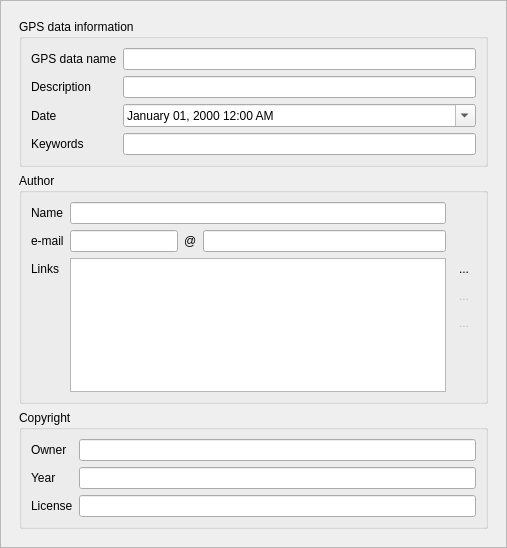
<?xml version="1.0" encoding="UTF-8"?>
<ui version="4.0">
 <class>DisplayInformationFrame</class>
 <widget class="QFrame" name="DisplayInformationFrame">
  <property name="geometry">
   <rect>
    <x>0</x>
    <y>0</y>
    <width>507</width>
    <height>548</height>
   </rect>
  </property>
  <property name="windowTitle">
   <string>Frame</string>
  </property>
  <layout class="QVBoxLayout" name="verticalLayout">
   <property name="spacing">
    <number>0</number>
   </property>
   <property name="margin">
    <number>0</number>
   </property>
   <item>
    <widget class="QScrollArea" name="scrollArea">
     <property name="widgetResizable">
      <bool>true</bool>
     </property>
     <widget class="QWidget" name="scrollAreaWidgetContents">
      <property name="geometry">
       <rect>
        <x>0</x>
        <y>0</y>
        <width>505</width>
        <height>546</height>
       </rect>
      </property>
      <property name="sizePolicy">
       <sizepolicy hsizetype="MinimumExpanding" vsizetype="Preferred">
        <horstretch>0</horstretch>
        <verstretch>0</verstretch>
       </sizepolicy>
      </property>
      <layout class="QVBoxLayout" name="verticalLayout_2">
       <item>
        <widget class="QStackedWidget" name="stackedWidget">
         <property name="currentIndex">
          <number>1</number>
         </property>
         <widget class="QWidget" name="pageNoSelection">
          <layout class="QVBoxLayout" name="verticalLayout_7">
           <item>
            <widget class="QLabel" name="label_12">
             <property name="font">
              <font>
               <weight>75</weight>
               <bold>true</bold>
              </font>
             </property>
             <property name="text">
              <string>Select Waypoint, track and route on the left panel to view and edit it.</string>
             </property>
             <property name="wordWrap">
              <bool>true</bool>
             </property>
            </widget>
           </item>
           <item>
            <spacer name="verticalSpacer_2">
             <property name="orientation">
              <enum>Qt::Vertical</enum>
             </property>
             <property name="sizeHint" stdset="0">
              <size>
               <width>20</width>
               <height>40</height>
              </size>
             </property>
            </spacer>
           </item>
          </layout>
         </widget>
         <widget class="QWidget" name="pageGPX">
          <layout class="QVBoxLayout" name="verticalLayout_3">
           <item>
            <widget class="QGroupBox" name="groupBox">
             <property name="title">
              <string>GPS data information</string>
             </property>
             <property name="flat">
              <bool>true</bool>
             </property>
             <layout class="QGridLayout" name="gridLayout">
              <item row="0" column="0">
               <widget class="QLabel" name="label">
                <property name="sizePolicy">
                 <sizepolicy hsizetype="Maximum" vsizetype="Preferred">
                  <horstretch>0</horstretch>
                  <verstretch>0</verstretch>
                 </sizepolicy>
                </property>
                <property name="text">
                 <string>GPS data name</string>
                </property>
               </widget>
              </item>
              <item row="0" column="1">
               <widget class="QLineEdit" name="lineEditMetaDataName"/>
              </item>
              <item row="3" column="0">
               <widget class="QLabel" name="label_2">
                <property name="sizePolicy">
                 <sizepolicy hsizetype="Maximum" vsizetype="Preferred">
                  <horstretch>0</horstretch>
                  <verstretch>0</verstretch>
                 </sizepolicy>
                </property>
                <property name="text">
                 <string>Description</string>
                </property>
               </widget>
              </item>
              <item row="6" column="1">
               <widget class="QLineEdit" name="lineEditMetaDataKeywords"/>
              </item>
              <item row="3" column="1">
               <widget class="QLineEdit" name="lineEditMetaDataDescription"/>
              </item>
              <item row="5" column="0">
               <widget class="QLabel" name="label_3">
                <property name="sizePolicy">
                 <sizepolicy hsizetype="Maximum" vsizetype="Preferred">
                  <horstretch>0</horstretch>
                  <verstretch>0</verstretch>
                 </sizepolicy>
                </property>
                <property name="text">
                 <string>Date</string>
                </property>
               </widget>
              </item>
              <item row="6" column="0">
               <widget class="QLabel" name="label_11">
                <property name="sizePolicy">
                 <sizepolicy hsizetype="Maximum" vsizetype="Preferred">
                  <horstretch>0</horstretch>
                  <verstretch>0</verstretch>
                 </sizepolicy>
                </property>
                <property name="text">
                 <string>Keywords</string>
                </property>
               </widget>
              </item>
              <item row="5" column="1">
               <widget class="QDateTimeEdit" name="dateTimeEditMetaDataDate">
                <property name="displayFormat">
                 <string>MMMM dd, yyyy hh:mm AP</string>
                </property>
                <property name="calendarPopup">
                 <bool>true</bool>
                </property>
               </widget>
              </item>
             </layout>
            </widget>
           </item>
           <item>
            <widget class="QGroupBox" name="groupBox_2">
             <property name="title">
              <string>Author</string>
             </property>
             <property name="flat">
              <bool>true</bool>
             </property>
             <layout class="QGridLayout" name="gridLayout_2">
              <item row="0" column="0">
               <widget class="QLabel" name="label_4">
                <property name="sizePolicy">
                 <sizepolicy hsizetype="Maximum" vsizetype="Preferred">
                  <horstretch>0</horstretch>
                  <verstretch>0</verstretch>
                 </sizepolicy>
                </property>
                <property name="text">
                 <string>Name</string>
                </property>
               </widget>
              </item>
              <item row="0" column="1" colspan="3">
               <widget class="QLineEdit" name="lineEditMetaDataAuthorName"/>
              </item>
              <item row="1" column="1">
               <widget class="QLineEdit" name="lineEditMetaDataEMailId">
                <property name="sizePolicy">
                 <sizepolicy hsizetype="Preferred" vsizetype="Fixed">
                  <horstretch>0</horstretch>
                  <verstretch>0</verstretch>
                 </sizepolicy>
                </property>
                <property name="maximumSize">
                 <size>
                  <width>16777215</width>
                  <height>16777215</height>
                 </size>
                </property>
               </widget>
              </item>
              <item row="1" column="0">
               <widget class="QLabel" name="label_5">
                <property name="sizePolicy">
                 <sizepolicy hsizetype="Maximum" vsizetype="Preferred">
                  <horstretch>0</horstretch>
                  <verstretch>0</verstretch>
                 </sizepolicy>
                </property>
                <property name="text">
                 <string>e-mail</string>
                </property>
               </widget>
              </item>
              <item row="1" column="3">
               <widget class="QLineEdit" name="lineEditMetaDataEMailDomain">
                <property name="sizePolicy">
                 <sizepolicy hsizetype="Expanding" vsizetype="Fixed">
                  <horstretch>0</horstretch>
                  <verstretch>0</verstretch>
                 </sizepolicy>
                </property>
               </widget>
              </item>
              <item row="1" column="2">
               <widget class="QLabel" name="label_6">
                <property name="text">
                 <string>@</string>
                </property>
               </widget>
              </item>
              <item row="4" column="0">
               <widget class="QLabel" name="label_9">
                <property name="sizePolicy">
                 <sizepolicy hsizetype="Maximum" vsizetype="Preferred">
                  <horstretch>0</horstretch>
                  <verstretch>0</verstretch>
                 </sizepolicy>
                </property>
                <property name="text">
                 <string>Links</string>
                </property>
               </widget>
              </item>
              <item row="4" column="4">
               <widget class="QToolButton" name="toolButtonMetadataAddLink">
                <property name="text">
                 <string>...</string>
                </property>
                <property name="icon">
                 <iconset resource="../../GPSBook/icons/gtk/gtk_icons.qrc">
                  <normaloff>:/icons/gtk/object-add.png</normaloff>:/icons/gtk/object-add.png</iconset>
                </property>
                <property name="autoRaise">
                 <bool>true</bool>
                </property>
               </widget>
              </item>
              <item row="6" column="4">
               <widget class="QToolButton" name="toolButtonMetadataDeleteLink">
                <property name="enabled">
                 <bool>false</bool>
                </property>
                <property name="text">
                 <string>...</string>
                </property>
                <property name="icon">
                 <iconset resource="../../GPSBook/icons/gtk/gtk_icons.qrc">
                  <normaloff>:/icons/gtk/editdelete.png</normaloff>:/icons/gtk/editdelete.png</iconset>
                </property>
                <property name="autoRaise">
                 <bool>true</bool>
                </property>
               </widget>
              </item>
              <item row="5" column="4">
               <widget class="QToolButton" name="toolButtonMetadataEditLink">
                <property name="enabled">
                 <bool>false</bool>
                </property>
                <property name="text">
                 <string>...</string>
                </property>
                <property name="icon">
                 <iconset resource="../../GPSBook/icons/gtk/gtk_icons.qrc">
                  <normaloff>:/icons/gtk/format-text-direction-ltr.png</normaloff>:/icons/gtk/format-text-direction-ltr.png</iconset>
                </property>
                <property name="autoRaise">
                 <bool>true</bool>
                </property>
               </widget>
              </item>
              <item row="7" column="4">
               <spacer name="verticalSpacer_4">
                <property name="orientation">
                 <enum>Qt::Vertical</enum>
                </property>
                <property name="sizeHint" stdset="0">
                 <size>
                  <width>20</width>
                  <height>40</height>
                 </size>
                </property>
               </spacer>
              </item>
              <item row="4" column="1" rowspan="4" colspan="3">
               <widget class="QListWidget" name="listWidgetMetaDataLinks"/>
              </item>
             </layout>
            </widget>
           </item>
           <item>
            <widget class="QGroupBox" name="groupBox_3">
             <property name="title">
              <string>Copyright</string>
             </property>
             <property name="flat">
              <bool>true</bool>
             </property>
             <layout class="QGridLayout" name="gridLayout_3">
              <item row="0" column="0">
               <widget class="QLabel" name="label_7">
                <property name="sizePolicy">
                 <sizepolicy hsizetype="Maximum" vsizetype="Preferred">
                  <horstretch>0</horstretch>
                  <verstretch>0</verstretch>
                 </sizepolicy>
                </property>
                <property name="text">
                 <string>Owner</string>
                </property>
               </widget>
              </item>
              <item row="0" column="1">
               <widget class="QLineEdit" name="lineEditMetaDataCopyrightOwner"/>
              </item>
              <item row="2" column="1">
               <widget class="QLineEdit" name="lineEditMetaDataCopyrightLicense"/>
              </item>
              <item row="1" column="0">
               <widget class="QLabel" name="label_8">
                <property name="sizePolicy">
                 <sizepolicy hsizetype="Maximum" vsizetype="Preferred">
                  <horstretch>0</horstretch>
                  <verstretch>0</verstretch>
                 </sizepolicy>
                </property>
                <property name="text">
                 <string>Year</string>
                </property>
               </widget>
              </item>
              <item row="1" column="1">
               <widget class="QLineEdit" name="lineEditMetaDataLicenseYear"/>
              </item>
              <item row="2" column="0">
               <widget class="QLabel" name="label_10">
                <property name="sizePolicy">
                 <sizepolicy hsizetype="Maximum" vsizetype="Preferred">
                  <horstretch>0</horstretch>
                  <verstretch>0</verstretch>
                 </sizepolicy>
                </property>
                <property name="text">
                 <string>License</string>
                </property>
               </widget>
              </item>
             </layout>
            </widget>
           </item>
          </layout>
         </widget>
         <widget class="QWidget" name="pageWaypoint">
          <layout class="QVBoxLayout" name="verticalLayout_5">
           <item>
            <widget class="QGroupBox" name="groupBox_5">
             <property name="title">
              <string>Waypoint</string>
             </property>
             <layout class="QGridLayout" name="gridLayout_5">
              <property name="leftMargin">
               <number>9</number>
              </property>
              <item row="0" column="0" colspan="3">
               <widget class="QLabel" name="label_20">
                <property name="sizePolicy">
                 <sizepolicy hsizetype="Maximum" vsizetype="Preferred">
                  <horstretch>0</horstretch>
                  <verstretch>0</verstretch>
                 </sizepolicy>
                </property>
                <property name="text">
                 <string>Name</string>
                </property>
               </widget>
              </item>
              <item row="0" column="3">
               <widget class="QLineEdit" name="lineEditWaypointName"/>
              </item>
              <item row="1" column="0" colspan="3">
               <widget class="QLabel" name="label_21">
                <property name="sizePolicy">
                 <sizepolicy hsizetype="Maximum" vsizetype="Preferred">
                  <horstretch>0</horstretch>
                  <verstretch>0</verstretch>
                 </sizepolicy>
                </property>
                <property name="text">
                 <string>Description</string>
                </property>
               </widget>
              </item>
              <item row="1" column="3">
               <widget class="QLineEdit" name="lineEditWaypointDescription"/>
              </item>
              <item row="2" column="0" colspan="3">
               <widget class="QLabel" name="label_22">
                <property name="sizePolicy">
                 <sizepolicy hsizetype="Maximum" vsizetype="Preferred">
                  <horstretch>0</horstretch>
                  <verstretch>0</verstretch>
                 </sizepolicy>
                </property>
                <property name="text">
                 <string>Source</string>
                </property>
               </widget>
              </item>
              <item row="2" column="3">
               <widget class="QLineEdit" name="lineEditWaypointSource"/>
              </item>
              <item row="3" column="0" colspan="3">
               <widget class="QLabel" name="label_23">
                <property name="sizePolicy">
                 <sizepolicy hsizetype="Maximum" vsizetype="Preferred">
                  <horstretch>0</horstretch>
                  <verstretch>0</verstretch>
                 </sizepolicy>
                </property>
                <property name="text">
                 <string>Type</string>
                </property>
               </widget>
              </item>
              <item row="4" column="0">
               <widget class="QLabel" name="label_26">
                <property name="sizePolicy">
                 <sizepolicy hsizetype="Maximum" vsizetype="Preferred">
                  <horstretch>0</horstretch>
                  <verstretch>0</verstretch>
                 </sizepolicy>
                </property>
                <property name="text">
                 <string>Symbole</string>
                </property>
               </widget>
              </item>
              <item row="5" column="0" colspan="3">
               <widget class="QLabel" name="label_24">
                <property name="sizePolicy">
                 <sizepolicy hsizetype="Maximum" vsizetype="Preferred">
                  <horstretch>0</horstretch>
                  <verstretch>0</verstretch>
                 </sizepolicy>
                </property>
                <property name="text">
                 <string>Comment</string>
                </property>
               </widget>
              </item>
              <item row="6" column="0" rowspan="5" colspan="3">
               <widget class="QLabel" name="label_25">
                <property name="sizePolicy">
                 <sizepolicy hsizetype="Maximum" vsizetype="Preferred">
                  <horstretch>0</horstretch>
                  <verstretch>0</verstretch>
                 </sizepolicy>
                </property>
                <property name="text">
                 <string>Links</string>
                </property>
               </widget>
              </item>
              <item row="5" column="3">
               <widget class="QTextEdit" name="textEditWaypointComment">
                <property name="html">
                 <string>&lt;!DOCTYPE HTML PUBLIC &quot;-//W3C//DTD HTML 4.0//EN&quot; &quot;http://www.w3.org/TR/REC-html40/strict.dtd&quot;&gt;
&lt;html&gt;&lt;head&gt;&lt;meta name=&quot;qrichtext&quot; content=&quot;1&quot; /&gt;&lt;style type=&quot;text/css&quot;&gt;
p, li { white-space: pre-wrap; }
&lt;/style&gt;&lt;/head&gt;&lt;body style=&quot; font-family:'Ubuntu'; font-size:11pt; font-weight:400; font-style:normal;&quot;&gt;
&lt;table border=&quot;0&quot; style=&quot;-qt-table-type: root; margin-top:4px; margin-bottom:4px; margin-left:4px; margin-right:4px;&quot;&gt;
&lt;tr&gt;
&lt;td style=&quot;border: none;&quot;&gt;
&lt;p style=&quot;-qt-paragraph-type:empty; margin-top:0px; margin-bottom:0px; margin-left:0px; margin-right:0px; -qt-block-indent:0; text-indent:0px;&quot;&gt;&lt;/p&gt;
&lt;p style=&quot;-qt-paragraph-type:empty; margin-top:0px; margin-bottom:0px; margin-left:0px; margin-right:0px; -qt-block-indent:0; text-indent:0px;&quot;&gt;&lt;/p&gt;&lt;/td&gt;&lt;/tr&gt;&lt;/table&gt;&lt;/body&gt;&lt;/html&gt;</string>
                </property>
               </widget>
              </item>
              <item row="4" column="3">
               <widget class="QLineEdit" name="lineEditWaypointSymbole"/>
              </item>
              <item row="3" column="3">
               <widget class="QLineEdit" name="lineEditWaypointType"/>
              </item>
              <item row="4" column="4">
               <widget class="QToolButton" name="toolButtonWaypointSymbole">
                <property name="enabled">
                 <bool>false</bool>
                </property>
                <property name="text">
                 <string>...</string>
                </property>
                <property name="icon">
                 <iconset resource="../../GPSBook/icons/map-icons-collection/map-icons.qrc">
                  <normaloff>:/icons/icons/cluster4.png</normaloff>:/icons/icons/cluster4.png</iconset>
                </property>
                <property name="iconSize">
                 <size>
                  <width>24</width>
                  <height>24</height>
                 </size>
                </property>
                <property name="autoRaise">
                 <bool>true</bool>
                </property>
               </widget>
              </item>
              <item row="3" column="4">
               <widget class="QToolButton" name="toolButtonWaypointType">
                <property name="enabled">
                 <bool>false</bool>
                </property>
                <property name="text">
                 <string>...</string>
                </property>
                <property name="autoRaise">
                 <bool>true</bool>
                </property>
               </widget>
              </item>
              <item row="7" column="4">
               <widget class="QToolButton" name="toolButtonWaypointAddLink">
                <property name="text">
                 <string>...</string>
                </property>
                <property name="icon">
                 <iconset resource="../../GPSBook/icons/gtk/gtk_icons.qrc">
                  <normaloff>:/icons/gtk/object-add.png</normaloff>:/icons/gtk/object-add.png</iconset>
                </property>
                <property name="autoRaise">
                 <bool>true</bool>
                </property>
               </widget>
              </item>
              <item row="8" column="4">
               <widget class="QToolButton" name="toolButtonWaypointEditLink">
                <property name="enabled">
                 <bool>false</bool>
                </property>
                <property name="text">
                 <string>...</string>
                </property>
                <property name="icon">
                 <iconset resource="../../GPSBook/icons/gtk/gtk_icons.qrc">
                  <normaloff>:/icons/gtk/format-text-direction-ltr.png</normaloff>:/icons/gtk/format-text-direction-ltr.png</iconset>
                </property>
                <property name="autoRaise">
                 <bool>true</bool>
                </property>
               </widget>
              </item>
              <item row="9" column="4">
               <widget class="QToolButton" name="toolButtonWaypointDeleteLink">
                <property name="enabled">
                 <bool>false</bool>
                </property>
                <property name="text">
                 <string>...</string>
                </property>
                <property name="icon">
                 <iconset resource="../../GPSBook/icons/gtk/gtk_icons.qrc">
                  <normaloff>:/icons/gtk/editdelete.png</normaloff>:/icons/gtk/editdelete.png</iconset>
                </property>
                <property name="autoRaise">
                 <bool>true</bool>
                </property>
               </widget>
              </item>
              <item row="10" column="4">
               <spacer name="verticalSpacer_3">
                <property name="orientation">
                 <enum>Qt::Vertical</enum>
                </property>
                <property name="sizeHint" stdset="0">
                 <size>
                  <width>20</width>
                  <height>40</height>
                 </size>
                </property>
               </spacer>
              </item>
              <item row="6" column="3" rowspan="5">
               <widget class="QListWidget" name="listWidgetWaypointLinks"/>
              </item>
             </layout>
            </widget>
           </item>
          </layout>
         </widget>
         <widget class="QWidget" name="pageRoute">
          <layout class="QVBoxLayout" name="verticalLayout_4">
           <item>
            <widget class="QGroupBox" name="groupBox_4">
             <property name="title">
              <string>Route</string>
             </property>
             <layout class="QGridLayout" name="gridLayout_4">
              <property name="leftMargin">
               <number>9</number>
              </property>
              <item row="0" column="0">
               <widget class="QLabel" name="label_15">
                <property name="sizePolicy">
                 <sizepolicy hsizetype="Maximum" vsizetype="Preferred">
                  <horstretch>0</horstretch>
                  <verstretch>0</verstretch>
                 </sizepolicy>
                </property>
                <property name="text">
                 <string>Name</string>
                </property>
               </widget>
              </item>
              <item row="0" column="2">
               <widget class="QLineEdit" name="lineEditRouteName"/>
              </item>
              <item row="1" column="0">
               <widget class="QLabel" name="label_17">
                <property name="sizePolicy">
                 <sizepolicy hsizetype="Maximum" vsizetype="Preferred">
                  <horstretch>0</horstretch>
                  <verstretch>0</verstretch>
                 </sizepolicy>
                </property>
                <property name="text">
                 <string>Description</string>
                </property>
               </widget>
              </item>
              <item row="1" column="2">
               <widget class="QLineEdit" name="lineEditRouteDescription"/>
              </item>
              <item row="2" column="0">
               <widget class="QLabel" name="label_19">
                <property name="sizePolicy">
                 <sizepolicy hsizetype="Maximum" vsizetype="Preferred">
                  <horstretch>0</horstretch>
                  <verstretch>0</verstretch>
                 </sizepolicy>
                </property>
                <property name="text">
                 <string>Source</string>
                </property>
               </widget>
              </item>
              <item row="2" column="2">
               <widget class="QLineEdit" name="lineEditRouteSource"/>
              </item>
              <item row="3" column="0">
               <widget class="QLabel" name="label_18">
                <property name="sizePolicy">
                 <sizepolicy hsizetype="Maximum" vsizetype="Preferred">
                  <horstretch>0</horstretch>
                  <verstretch>0</verstretch>
                 </sizepolicy>
                </property>
                <property name="text">
                 <string>Type</string>
                </property>
               </widget>
              </item>
              <item row="4" column="0">
               <widget class="QLabel" name="label_16">
                <property name="sizePolicy">
                 <sizepolicy hsizetype="Maximum" vsizetype="Preferred">
                  <horstretch>0</horstretch>
                  <verstretch>0</verstretch>
                 </sizepolicy>
                </property>
                <property name="text">
                 <string>Comment</string>
                </property>
               </widget>
              </item>
              <item row="4" column="2">
               <widget class="QTextEdit" name="textEditRouteComment">
                <property name="html">
                 <string>&lt;!DOCTYPE HTML PUBLIC &quot;-//W3C//DTD HTML 4.0//EN&quot; &quot;http://www.w3.org/TR/REC-html40/strict.dtd&quot;&gt;
&lt;html&gt;&lt;head&gt;&lt;meta name=&quot;qrichtext&quot; content=&quot;1&quot; /&gt;&lt;style type=&quot;text/css&quot;&gt;
p, li { white-space: pre-wrap; }
&lt;/style&gt;&lt;/head&gt;&lt;body style=&quot; font-family:'Ubuntu'; font-size:11pt; font-weight:400; font-style:normal;&quot;&gt;
&lt;table border=&quot;0&quot; style=&quot;-qt-table-type: root; margin-top:4px; margin-bottom:4px; margin-left:4px; margin-right:4px;&quot;&gt;
&lt;tr&gt;
&lt;td style=&quot;border: none;&quot;&gt;
&lt;p style=&quot;-qt-paragraph-type:empty; margin-top:0px; margin-bottom:0px; margin-left:0px; margin-right:0px; -qt-block-indent:0; text-indent:0px;&quot;&gt;&lt;/p&gt;
&lt;p style=&quot;-qt-paragraph-type:empty; margin-top:0px; margin-bottom:0px; margin-left:0px; margin-right:0px; -qt-block-indent:0; text-indent:0px;&quot;&gt;&lt;/p&gt;&lt;/td&gt;&lt;/tr&gt;&lt;/table&gt;&lt;/body&gt;&lt;/html&gt;</string>
                </property>
               </widget>
              </item>
              <item row="3" column="2">
               <widget class="QLineEdit" name="lineEditRouteType"/>
              </item>
              <item row="3" column="3">
               <widget class="QToolButton" name="toolButtonRouteType">
                <property name="enabled">
                 <bool>false</bool>
                </property>
                <property name="text">
                 <string>...</string>
                </property>
                <property name="autoRaise">
                 <bool>true</bool>
                </property>
               </widget>
              </item>
              <item row="7" column="3">
               <widget class="QToolButton" name="toolButtonRouteDeleteLink">
                <property name="enabled">
                 <bool>false</bool>
                </property>
                <property name="text">
                 <string>...</string>
                </property>
                <property name="icon">
                 <iconset resource="../../GPSBook/icons/gtk/gtk_icons.qrc">
                  <normaloff>:/icons/gtk/editdelete.png</normaloff>:/icons/gtk/editdelete.png</iconset>
                </property>
                <property name="autoRaise">
                 <bool>true</bool>
                </property>
               </widget>
              </item>
              <item row="5" column="3">
               <widget class="QToolButton" name="toolButtonRouteAddLink">
                <property name="text">
                 <string>...</string>
                </property>
                <property name="icon">
                 <iconset resource="../../GPSBook/icons/gtk/gtk_icons.qrc">
                  <normaloff>:/icons/gtk/object-add.png</normaloff>:/icons/gtk/object-add.png</iconset>
                </property>
                <property name="autoRaise">
                 <bool>true</bool>
                </property>
               </widget>
              </item>
              <item row="6" column="3">
               <widget class="QToolButton" name="toolButtonRouteEditLink">
                <property name="enabled">
                 <bool>false</bool>
                </property>
                <property name="text">
                 <string>...</string>
                </property>
                <property name="icon">
                 <iconset resource="../../GPSBook/icons/gtk/gtk_icons.qrc">
                  <normaloff>:/icons/gtk/format-text-direction-ltr.png</normaloff>:/icons/gtk/format-text-direction-ltr.png</iconset>
                </property>
                <property name="autoRaise">
                 <bool>true</bool>
                </property>
               </widget>
              </item>
              <item row="8" column="3">
               <spacer name="verticalSpacer_6">
                <property name="orientation">
                 <enum>Qt::Vertical</enum>
                </property>
                <property name="sizeHint" stdset="0">
                 <size>
                  <width>20</width>
                  <height>40</height>
                 </size>
                </property>
               </spacer>
              </item>
              <item row="5" column="2" rowspan="4">
               <widget class="QListWidget" name="listWidgetRouteLinks"/>
              </item>
              <item row="5" column="0" rowspan="4">
               <widget class="QLabel" name="label_14">
                <property name="sizePolicy">
                 <sizepolicy hsizetype="Maximum" vsizetype="Preferred">
                  <horstretch>0</horstretch>
                  <verstretch>0</verstretch>
                 </sizepolicy>
                </property>
                <property name="text">
                 <string>Links</string>
                </property>
               </widget>
              </item>
             </layout>
            </widget>
           </item>
          </layout>
         </widget>
         <widget class="QWidget" name="pageTrack">
          <layout class="QVBoxLayout" name="verticalLayout_6">
           <item>
            <widget class="QGroupBox" name="groupBox_6">
             <property name="title">
              <string>Track</string>
             </property>
             <layout class="QGridLayout" name="gridLayout_6">
              <property name="leftMargin">
               <number>9</number>
              </property>
              <item row="0" column="0">
               <widget class="QLabel" name="label_27">
                <property name="sizePolicy">
                 <sizepolicy hsizetype="Maximum" vsizetype="Preferred">
                  <horstretch>0</horstretch>
                  <verstretch>0</verstretch>
                 </sizepolicy>
                </property>
                <property name="text">
                 <string>Name</string>
                </property>
               </widget>
              </item>
              <item row="1" column="0">
               <widget class="QLabel" name="label_28">
                <property name="sizePolicy">
                 <sizepolicy hsizetype="Maximum" vsizetype="Preferred">
                  <horstretch>0</horstretch>
                  <verstretch>0</verstretch>
                 </sizepolicy>
                </property>
                <property name="text">
                 <string>Description</string>
                </property>
               </widget>
              </item>
              <item row="1" column="1" colspan="2">
               <widget class="QLineEdit" name="lineEditTrackDescription"/>
              </item>
              <item row="2" column="0">
               <widget class="QLabel" name="label_29">
                <property name="sizePolicy">
                 <sizepolicy hsizetype="Maximum" vsizetype="Preferred">
                  <horstretch>0</horstretch>
                  <verstretch>0</verstretch>
                 </sizepolicy>
                </property>
                <property name="text">
                 <string>Source</string>
                </property>
               </widget>
              </item>
              <item row="2" column="1" colspan="2">
               <widget class="QLineEdit" name="lineEditTrackSource"/>
              </item>
              <item row="4" column="0">
               <widget class="QLabel" name="label_31">
                <property name="sizePolicy">
                 <sizepolicy hsizetype="Maximum" vsizetype="Preferred">
                  <horstretch>0</horstretch>
                  <verstretch>0</verstretch>
                 </sizepolicy>
                </property>
                <property name="text">
                 <string>Comment</string>
                </property>
               </widget>
              </item>
              <item row="4" column="1" colspan="2">
               <widget class="QTextEdit" name="textEditTrackComment">
                <property name="html">
                 <string>&lt;!DOCTYPE HTML PUBLIC &quot;-//W3C//DTD HTML 4.0//EN&quot; &quot;http://www.w3.org/TR/REC-html40/strict.dtd&quot;&gt;
&lt;html&gt;&lt;head&gt;&lt;meta name=&quot;qrichtext&quot; content=&quot;1&quot; /&gt;&lt;style type=&quot;text/css&quot;&gt;
p, li { white-space: pre-wrap; }
&lt;/style&gt;&lt;/head&gt;&lt;body style=&quot; font-family:'Ubuntu'; font-size:11pt; font-weight:400; font-style:normal;&quot;&gt;
&lt;table border=&quot;0&quot; style=&quot;-qt-table-type: root; margin-top:4px; margin-bottom:4px; margin-left:4px; margin-right:4px;&quot;&gt;
&lt;tr&gt;
&lt;td style=&quot;border: none;&quot;&gt;
&lt;p style=&quot;-qt-paragraph-type:empty; margin-top:0px; margin-bottom:0px; margin-left:0px; margin-right:0px; -qt-block-indent:0; text-indent:0px;&quot;&gt;&lt;/p&gt;
&lt;p style=&quot;-qt-paragraph-type:empty; margin-top:0px; margin-bottom:0px; margin-left:0px; margin-right:0px; -qt-block-indent:0; text-indent:0px;&quot;&gt;&lt;/p&gt;&lt;/td&gt;&lt;/tr&gt;&lt;/table&gt;&lt;/body&gt;&lt;/html&gt;</string>
                </property>
               </widget>
              </item>
              <item row="3" column="0">
               <widget class="QLabel" name="label_30">
                <property name="sizePolicy">
                 <sizepolicy hsizetype="Maximum" vsizetype="Preferred">
                  <horstretch>0</horstretch>
                  <verstretch>0</verstretch>
                 </sizepolicy>
                </property>
                <property name="text">
                 <string>Type</string>
                </property>
               </widget>
              </item>
              <item row="3" column="1" colspan="2">
               <widget class="QLineEdit" name="lineEditTrackType"/>
              </item>
              <item row="5" column="3">
               <widget class="QToolButton" name="toolButtonTrackAddLink">
                <property name="text">
                 <string>...</string>
                </property>
                <property name="icon">
                 <iconset resource="../../GPSBook/icons/gtk/gtk_icons.qrc">
                  <normaloff>:/icons/gtk/object-add.png</normaloff>:/icons/gtk/object-add.png</iconset>
                </property>
                <property name="autoRaise">
                 <bool>true</bool>
                </property>
               </widget>
              </item>
              <item row="7" column="3">
               <widget class="QToolButton" name="toolButtonTrackDeleteLink">
                <property name="enabled">
                 <bool>false</bool>
                </property>
                <property name="text">
                 <string>...</string>
                </property>
                <property name="icon">
                 <iconset resource="../../GPSBook/icons/gtk/gtk_icons.qrc">
                  <normaloff>:/icons/gtk/editdelete.png</normaloff>:/icons/gtk/editdelete.png</iconset>
                </property>
                <property name="autoRaise">
                 <bool>true</bool>
                </property>
               </widget>
              </item>
              <item row="6" column="3">
               <widget class="QToolButton" name="toolButtonTrackEditLink">
                <property name="enabled">
                 <bool>false</bool>
                </property>
                <property name="text">
                 <string>...</string>
                </property>
                <property name="icon">
                 <iconset resource="../../GPSBook/icons/gtk/gtk_icons.qrc">
                  <normaloff>:/icons/gtk/format-text-direction-ltr.png</normaloff>:/icons/gtk/format-text-direction-ltr.png</iconset>
                </property>
                <property name="autoRaise">
                 <bool>true</bool>
                </property>
               </widget>
              </item>
              <item row="8" column="3">
               <spacer name="verticalSpacer_5">
                <property name="orientation">
                 <enum>Qt::Vertical</enum>
                </property>
                <property name="sizeHint" stdset="0">
                 <size>
                  <width>20</width>
                  <height>40</height>
                 </size>
                </property>
               </spacer>
              </item>
              <item row="3" column="3">
               <widget class="QToolButton" name="toolButtonTrackType">
                <property name="enabled">
                 <bool>false</bool>
                </property>
                <property name="text">
                 <string>...</string>
                </property>
                <property name="autoRaise">
                 <bool>true</bool>
                </property>
               </widget>
              </item>
              <item row="5" column="0" rowspan="4">
               <widget class="QLabel" name="label_32">
                <property name="sizePolicy">
                 <sizepolicy hsizetype="Maximum" vsizetype="Preferred">
                  <horstretch>0</horstretch>
                  <verstretch>0</verstretch>
                 </sizepolicy>
                </property>
                <property name="text">
                 <string>Links</string>
                </property>
               </widget>
              </item>
              <item row="5" column="1" rowspan="4" colspan="2">
               <widget class="QListWidget" name="listWidgetTrackLinks"/>
              </item>
              <item row="0" column="1" colspan="2">
               <widget class="QLineEdit" name="lineEditTrackName"/>
              </item>
             </layout>
            </widget>
           </item>
          </layout>
         </widget>
        </widget>
       </item>
       <item>
        <spacer name="verticalSpacer">
         <property name="orientation">
          <enum>Qt::Vertical</enum>
         </property>
         <property name="sizeHint" stdset="0">
          <size>
           <width>20</width>
           <height>40</height>
          </size>
         </property>
        </spacer>
       </item>
      </layout>
     </widget>
    </widget>
   </item>
  </layout>
 </widget>
 <resources>
  <include location="../../GPSBook/icons/gtk/gtk_icons.qrc"/>
  <include location="../../GPSBook/icons/map-icons-collection/map-icons.qrc"/>
 </resources>
 <connections/>
</ui>
